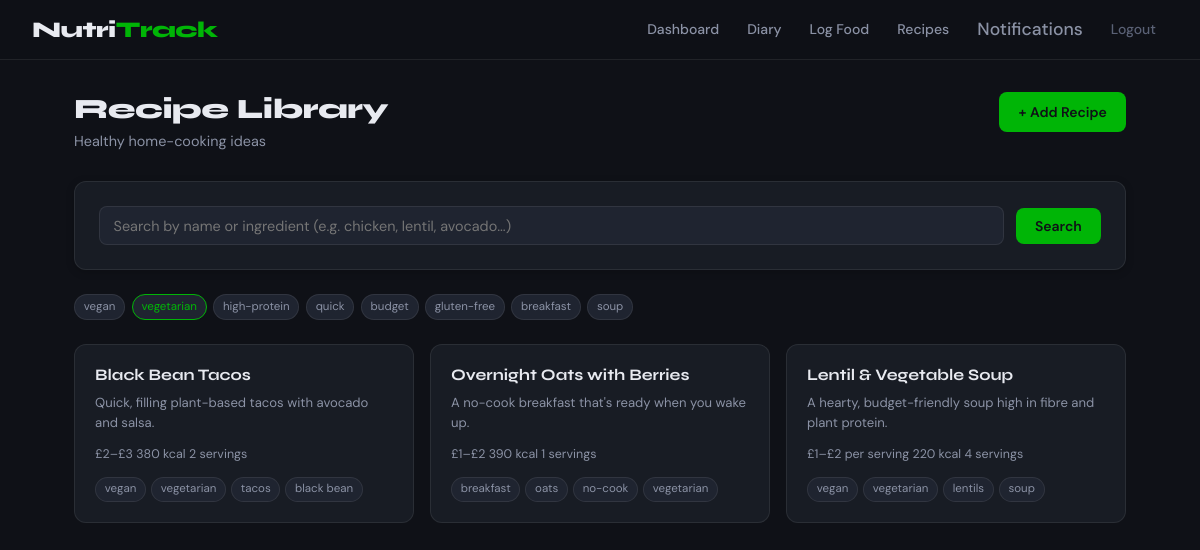
/recipes?tag=vegetarian (signed in), run on the app's committed database.
### app.py (models this page shows, shortened)
class Recipe(db.Model):
    id = db.Column(db.Integer, primary_key=True)
    title = db.Column(db.String(200), nullable=False)
    description = db.Column(db.Text, nullable=True)
    ingredients = db.Column(db.Text, nullable=False)  # stored as JSON string
    instructions = db.Column(db.Text, nullable=False)
    cook_time_mins = db.Column(db.Integer, nullable=True)
    prep_time_mins = db.Column(db.Integer, nullable=True)
    servings = db.Column(db.Integer, nullable=True, default=2)
    cost_estimate = db.Column(db.String(20), nullable=True)
    calories_per_serving = db.Column(db.Float, nullable=True)
    protein_per_serving = db.Column(db.Float, nullable=True)
    carbs_per_serving = db.Column(db.Float, nullable=True)
    fat_per_serving = db.Column(db.Float, nullable=True)
    tags = db.Column(db.String(300), nullable=True)  # comma separated
    image_url = db.Column(db.String(500), nullable=True)
    created_by = db.Column(db.Integer, db.ForeignKey("user.id"), nullable=True)
    created = db.Column(db.DateTime, default=datetime.utcnow)
    comments = db.relationship("RecipeComment", backref="recipe", lazy=True)
    def average_rating(self):
        if not self.comments:
            return None
        rated = [c.rating for c in self.comments if c.rating is not None]
        if not rated:
            return None
        return round(sum(rated) / len(rated), 1)

### app.py (the view)
@app.route("/recipes")
@login_required
def recipes():
    user = get_current_user()
    search = request.args.get("search", "").strip()
    tag = request.args.get("tag", "").strip()
    q = Recipe.query
    if search:
        q = q.filter(db.or_(
            Recipe.title.ilike(f"%{search}%"),
            Recipe.ingredients.ilike(f"%{search}%"),
            Recipe.tags.ilike(f"%{search}%")
        ))
    if tag:
        q = q.filter(Recipe.tags.ilike(f"%{tag}%"))
    all_recipes = q.order_by(Recipe.created.desc()).all()
    return render_template("recipes.html", saved={}, user=user, recipes=all_recipes, search=search, tag=tag)

### app.py (called while the page is built)
def login_required(f):
    @wraps(f)
    def decorated(*args, **kwargs):
        user = get_current_user()
        if user is None:
            session.clear()
            flash("Please log in to access this page.", "warning")
            return redirect(url_for("login"))
        return f(*args, **kwargs)
    return decorated

def get_current_user():
    if "user_id" not in session:
        return None
    user = User.query.get(session["user_id"])
    if user is None:
        session.clear()
        return None
    return user

@app.context_processor
def inject_globals():
    return {
        "current_user": get_current_user()
    }

### templates/recipes.html (shortened to what this page needs)
{% extends "base.html" %}
{% block content %}
<div class="page-header">
    <div>
        <h1 class="page-title">Recipe Library</h1>
        <p class="page-subtitle">Healthy home-cooking ideas</p>
    </div>
    <a href="{{ url_for('add_recipe') }}" class="btn btn-primary">+ Add Recipe</a>
</div>
<div class="card">
    <form method="GET" class="search-row">
        <input type="text" name="search" value="{{ search }}" placeholder="Search by name or ingredient (e.g. chicken, lentil, avocado...)" class="search-input">
        <button type="submit" class="btn btn-primary">Search</button>
    </form>
</div>
<div class="tag-filters section-gap">
    {% for t in ['vegan', 'vegetarian', 'high-protein', 'quick', 'budget', 'gluten-free', 'breakfast', 'soup'] %}
    <a href="{{ url_for('recipes', tag=t) }}" class="tag tag-filter {% if tag == t %}tag-filter--active{% endif %}">{{ t }}</a>
    {% endfor %}
</div>
{% if recipes %}
<div class="recipes-grid section-gap">
    {% for recipe in recipes %}
    <a href="{{ url_for('view_recipe', recipe_id=recipe.id) }}" class="recipe-card">
        <div class="recipe-header">
            <h3 class="recipe-title">{{ recipe.title }}</h3>
        </div>
        {% if recipe.description %}
            <p class="recipe-desc">{{ recipe.description[:100] }}{% if recipe.description|length > 100 %}...{% endif %}</p>
        {% endif %}
        <div class="recipe-meta-row">
            {% if recipe.prep_time_mins or recipe.cook_time_mins %}
                <span class="recipe-meta-item" {{ (recipe.prep_time_mins or 0) + (recipe.cook_time_mins or 0) }} mins</span>
            {% endif %}
            {% if recipe.cost_estimate %}
                <span class="recipe-meta-item"> {{ recipe.cost_estimate }}</span>
            {% endif %}
            {% if recipe.calories_per_serving %}
                <span class="recipe-meta-item"> {{ recipe.calories_per_serving | int }} kcal</span>
            {% endif %}
            {% if recipe.servings %}
                <span class="recipe-meta-item"> {{ recipe.servings }} servings</span>
            {% endif %}
        </div>
        {% if recipe.tags %}
        <div class="recipe-tags">
            {% for t in recipe.tags.split(',')[:4] %}
                <span class="tag">{{ t.strip() }}</span>
            {% endfor %}
        </div>
        {% endif %}
    </a>
    {% endfor %}
</div>
{% else %}
<div class="empty-state section-gap">
    <p>No recipes found{% if search %} for "{{ search }}"{% endif %}.</p>
    <a href="{{ url_for('add_recipe') }}" class="btn btn-primary btn-sm">Add the first one</a>
</div>
{% endif %}
{% endblock %}

### static/css/styles.css (style rules this page uses)
:root { --bg: #0f1117; --surface: #181c24; --surface-2: #1f2430; --border: rgba(255,255,255,0.08); --border-hover: rgba(255,255,255,0.15); --green: lab(64.02% -64.83 61.56); --green-dim: rgba(94,196,139,0.15); --green-dark: lab(64.02% -64.83 61.56); --amber: #f59e0b; --red: #ff6363; --red-dim: rgba(255,99,99,0.15); --blue: #60a5fa; --text: #e8eaf0; --text-muted: #8b92a5; --text-dim: #5a6175; --radius: 12px; --radius-sm: 8px; --radius-lg: 18px; --shadow: 0 4px 24px rgba(0,0,0,0.35); --shadow-sm: 0 2px 8px rgba(0,0,0,0.2); --font-display: 'Syne', sans-serif; --font-body: 'DM Sans', sans-serif; }
*, *::before, *::after { box-sizing: border-box; margin: 0; padding: 0; }
html { font-size: 16px; scroll-behavior: smooth; }
body { font-family: var(--font-body); background: var(--bg); color: var(--text); line-height: 1.6; min-height: 100vh; }
a { color: var(--green); text-decoration: none; }
.card { background: var(--surface); border: 1px solid var(--border); border-radius: var(--radius); padding: 1.5rem; box-shadow: var(--shadow-sm); }
.section-gap { margin-top: 1.5rem; }
.page-header { display: flex; align-items: flex-start; justify-content: space-between; margin-bottom: 1.75rem; flex-wrap: wrap; gap: 1rem; }
.page-title { font-family: var(--font-display); font-size: 1.75rem; font-weight: 800; color: var(--text); letter-spacing: -0.5px; line-height: 1.25; }
.page-subtitle { color: var(--text-muted); font-size: 0.9rem; margin-top: 0.2rem; }
.btn { display: inline-flex; align-items: center; gap: 0.4rem; padding: 0.55rem 1.2rem; border-radius: var(--radius-sm); font-family: var(--font-body); font-size: 0.875rem; font-weight: 500; cursor: pointer; border: none; transition: opacity 0.15s, transform 0.1s; white-space: nowrap; text-decoration: none; }
.btn-primary { background: var(--green); color: #0f1117; font-weight: 600; }
input[type="text"], input[type="email"], input[type="password"], input[type="number"], input[type="date"], select, textarea { background: var(--surface-2); border: 1px solid var(--border); border-radius: var(--radius-sm); color: var(--text); font-family: var(--font-body); font-size: 0.9rem; padding: 0.6rem 0.85rem; transition: border-color 0.15s; width: 100%; outline: none; }
.search-row { display: flex; gap: 0.75rem; align-items: center; }
.search-input { flex: 1; }
.tag { display: inline-block; font-size: 0.72rem; padding: 0.15rem 0.55rem; background: var(--surface-2); border: 1px solid var(--border); border-radius: 999px; color: var(--text-muted); white-space: nowrap; }
.tag-filters { display: flex; flex-wrap: wrap; gap: 0.4rem; }
.tag-filter { cursor: pointer; transition: border-color 0.15s, color 0.15s; }
.tag-filter:hover, .tag-filter--active { border-color: var(--green); color: var(--green); }
.recipes-grid { display: grid; grid-template-columns: repeat(auto-fill, minmax(280px, 1fr)); gap: 1rem; }
.recipe-card { display: block; background: var(--surface); border: 1px solid var(--border); border-radius: var(--radius); padding: 1.25rem; transition: border-color 0.15s, transform 0.15s; color: var(--text); position: relative; }
.recipe-header { display: flex; justify-content: space-between; align-items: flex-start; margin-bottom: 0.5rem; }
.recipe-title { font-family: var(--font-display); font-size: 1rem; font-weight: 700; line-height: 1.3; }
.recipe-desc { font-size: 0.82rem; color: var(--text-muted); margin-bottom: 0.75rem; line-height: 1.5; }
.recipe-meta-row { display: flex; flex-wrap: wrap; gap: 0.5rem; margin-bottom: 0.75rem; }
.recipe-meta-item { font-size: 0.78rem; color: var(--text-muted); }
.recipe-tags { display: flex; flex-wrap: wrap; gap: 0.3rem; }

### data on the page
Recipe: title "Black Bean Tacos", description "Quick, filling plant-based tacos with avocado and salsa.", cost_estimate "£2–£3", calories_per_serving "380", servings "2", strip "vegan" "vegetarian" "tacos" "black bean"
Recipe: title "Overnight Oats with Berries", description "A no-cook breakfast that's ready when you wake up.", cost_estimate "£1–£2", calories_per_serving "390", servings "1", strip "breakfast" "oats" "no-cook" "vegetarian"
Recipe: title "Lentil & Vegetable Soup", description "A hearty, budget-friendly soup high in fibre and plant protein.", cost_estimate "£1–£2 per serving", calories_per_serving "220", servings "4", strip "vegan" "vegetarian" "lentils" "soup"

### other printed values
{{ t }} "vegan" "vegetarian" "high-protein" "quick" "budget" "gluten-free" "breakfast" "soup"
